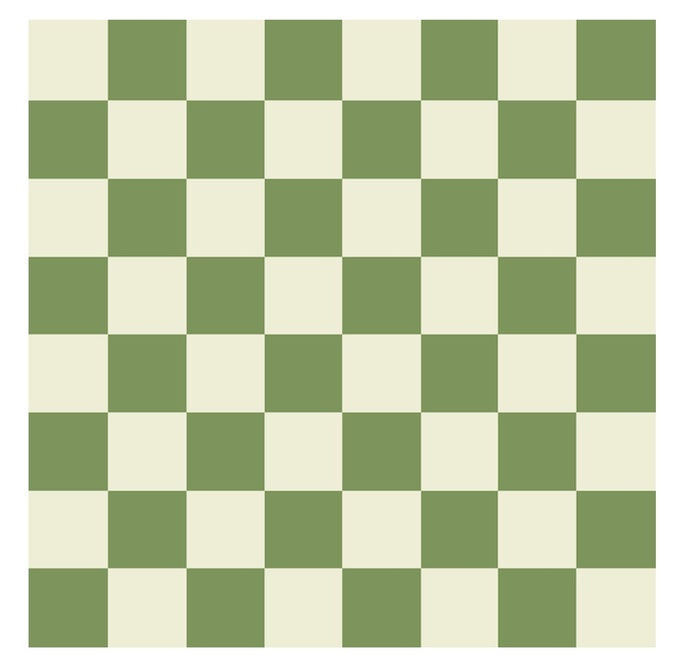
#> input picture data/boards/reference_chessboard_pattern.jpg, 682 x 672 px, shrunk from 1696 x 1670 before the run
$ jupyter execute --allow-errors simple_chessboard.ipynb
#> lines starting #> are read from the running program, lines starting #| are printed output that depends on the picture; after the words box and inside, x2 and y2 are one past the last pixel; in counts of white or black regions, pixels touching at a corner belong together
#> further down, image is the input picture: shape (672, 682, 3); mean B, G, R 167.4, 201.7, 191.9
[cell 1]
import cv2
import numpy as np
import matplotlib.pyplot as plt
from itertools import combinations

[cell 2]
# Step 1: Detect lines using Hough Line Transform
def detect_lines(image, threshold=80, min_line_length=75, max_line_gap=20):
    """
    Detect lines in the image using Hough Line Transform.
    """
    # Convert to grayscale
    gray_image = cv2.cvtColor(image, cv2.COLOR_BGR2GRAY)

    # Apply Canny edge detection
    edges = cv2.Canny(gray_image, 50, 150)

    # Apply Hough Line Transform
    lines = cv2.HoughLinesP(edges, 1, np.pi / 180, threshold, minLineLength=min_line_length, maxLineGap=max_line_gap)

    return lines

[cell 3]
# Step 2: Classify lines by their orientation angle
def classify_lines_by_angle(lines):
    """
    Classify lines into groups based on their angle, considering that the image can be taken at any angle.
    """
    line_groups = []

    for line in lines:
        x1, y1, x2, y2 = line[0]
        # Calculate the angle of the line using atan2
        angle = np.arctan2(y2 - y1, x2 - x1) * 180 / np.pi  # Angle in degrees

        # Normalize the angle to [0, 180] degrees range
        if angle < 0:
            angle += 180

        # Classify the lines into groups based on their angle
        added = False
        for group in line_groups:
            # If the angle is close to an existing group, add it to that group
            if abs(angle - group[0][0]) < 10:  # Tolerance of 10 degrees
                group.append((angle, (x1, y1, x2, y2)))
                added = True
                break

        # If no group was found, create a new group
        if not added:
            line_groups.append([(angle, (x1, y1, x2, y2))])

    return line_groups

[cell 4]
# Step 3: Find the intersection of two lines
def find_intersection(line1, line2):
    """
    Calculate the intersection point of two lines, if they intersect.
    """
    x1, y1, x2, y2 = line1
    x3, y3, x4, y4 = line2
    denom = (x1 - x2) * (y3 - y4) - (y1 - y2) * (x3 - x4)

    if denom == 0:
        return None  # Parallel lines, no intersection

    intersect_x = ((x1 * y2 - y1 * x2) * (x3 - x4) - (x1 - x2) * (x3 * y4 - y3 * x4)) / denom
    intersect_y = ((x1 * y2 - y1 * x2) * (y3 - y4) - (y1 - y2) * (x3 * y4 - y3 * x4)) / denom
    return (intersect_x, intersect_y)

[cell 5]
# Step 4: Detect intersections between groups of lines
def detect_intersections(line_groups):
    """
    Find all intersections between lines from different angle groups.
    """
    intersections = []

    # Loop through each pair of groups and find intersections
    for i in range(len(line_groups)):
        for j in range(i + 1, len(line_groups)):
            for line1 in line_groups[i]:
                for line2 in line_groups[j]:
                    intersection = find_intersection(line1[1], line2[1])
                    if intersection:
                        intersections.append(intersection)

    return np.array(intersections)

[cell 6]
# Step 5: Draw the intersections on the image
def draw_intersections(image, intersections):
    """
    Draw green circles at the intersection points on the image.
    """
    intersection_image = image.copy()
    for point in intersections:
        cv2.circle(intersection_image, (int(point[0]), int(point[1])), 10, (0, 255, 0), -1)  # Green dots

    return intersection_image

[cell 7]
# List of image paths
image_paths = [
    'data/boards/reference_chessboard_pattern.jpg',
    'data/boards/black_board_difficult_corners.jpg',
    'data/boards/board_tilted.jpg',
    'data/boards/irl_chessboard_1.JPG',
    'data/boards/irl_chessboard_2.JPG',
    'data/boards/irl_chessboard_3.JPG',
    'data/boards/irl_chessboard_4.JPG',
]


# Load the image
#> (the rest of this cell did not finish here and is left out)

#> in detect_lines, `gray_image = cv2.cvtColor(image, cv2.COLOR_BGR2GRAY)`:
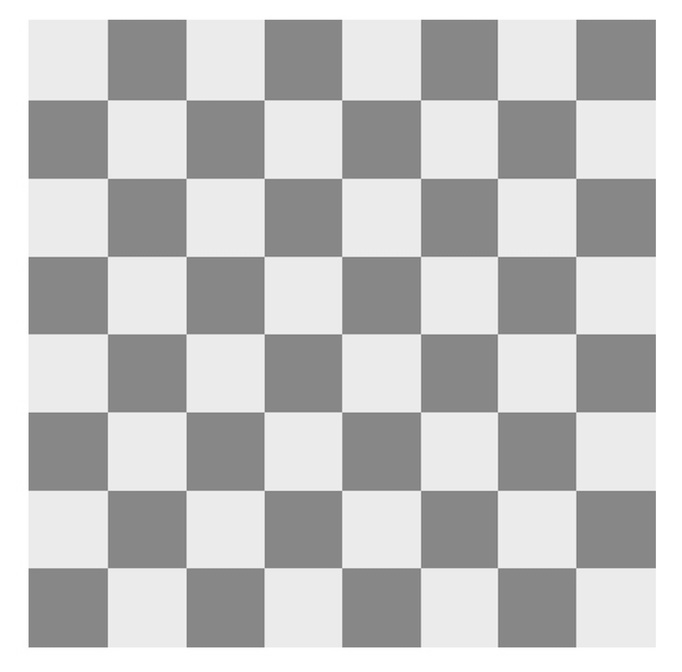
#> gray_image: shape (672, 682); min 113, max 255, mean 194.9
#> in detect_lines, `edges = cv2.Canny(gray_image, 50, 150)`:
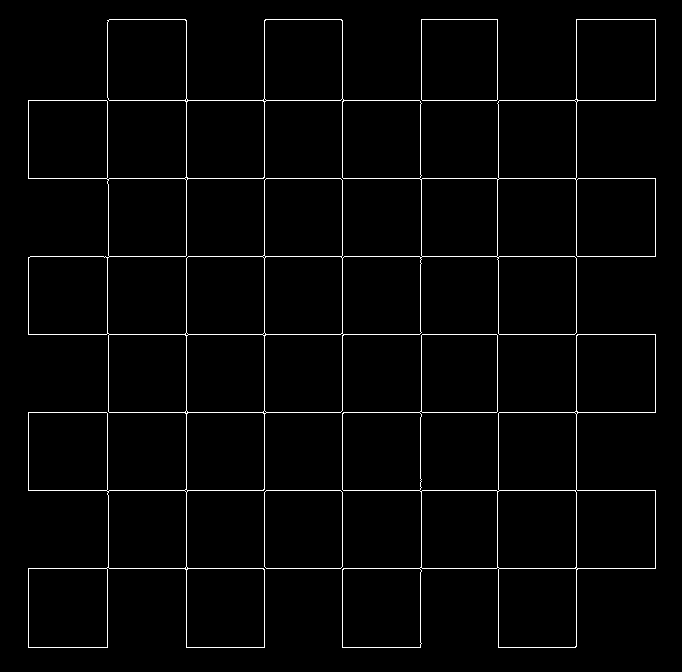
#> edges: shape (672, 682); 2.2% white in thin lines or dots, all inside (x1, y1, x2, y2) = (28, 19, 656, 648)
#> in detect_lines, `lines = cv2.HoughLinesP(edges, 1, np.pi / 180, threshold, minLineLengt..`: lines = 36 rows, first 6: [28, 568, 655, 568], [264, 647, 264, 20], [576, 646, 576, 19], [28, 334, 655, 334], [28, 412, 655, 412], [342, 647, 342, 20]

    # Classify the lines based on their angle
    line_groups = classify_lines_by_angle(lines)
#> the loop in classify_lines_by_angle, `for line in lines:` made 36 passes
#> (x1, y1, x2, y2, angle) on passes 1 to 12: (28, 568, 655, 568, 0), (264, 647, 264, 20, 90), (576, 646, 576, 19, 90), (28, 334, 655, 334, 0), (28, 412, 655, 412, 0), (342, 647, 342, 20, 90), (28, 490, 655, 490, 0), (28, 100, 655, 100, 0), (28, 178, 655, 178, 0), (186, 647, 186, 20, 90), (30, 256, 655, 256, 0), (107, 647, 107, 567, 90)
#> after the loop in classify_lines_by_angle, `for line in lines:`: group = 25 items; line_groups = 2 items

    # Detect intersections between different line groups
    intersections = detect_intersections(line_groups)
#> the loop in detect_intersections, `for i in range(len(line_groups)):` made 2 passes

    # Draw intersections on the image
    intersection_image = draw_intersections(image, intersections)
#> the loop in draw_intersections, `for point in intersections:` made 275 passes
#> point on passes 1 to 3: [264, 568], [576, 568], [342, 568]
#> after the loop in draw_intersections, `for point in intersections:`:
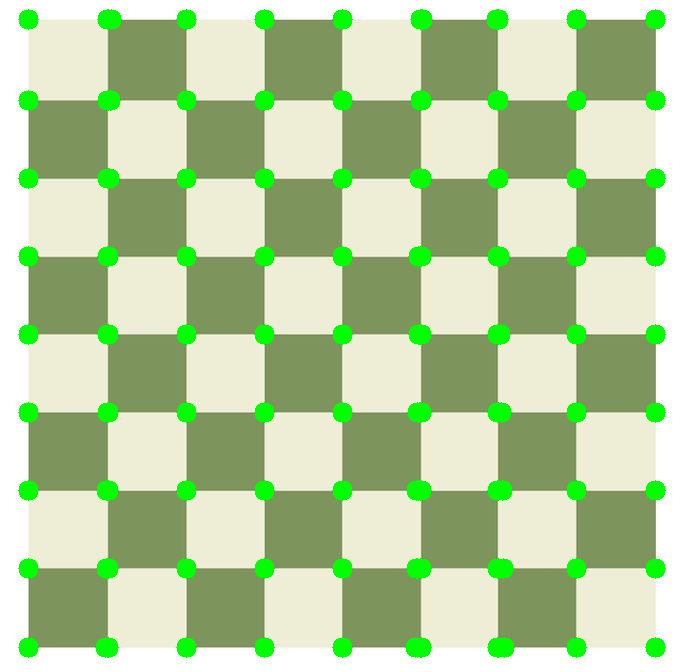
#> intersection_image: shape (672, 682, 3); 5.96% of pixels changed, all inside (x1, y1, x2, y2) = (18, 9, 666, 658)

    # Display the result
    plt.imshow(cv2.cvtColor(intersection_image, cv2.COLOR_BGR2RGB))
    plt.title("Detected Intersections on Chessboard Grid")
    plt.axis('off')
    plt.show()
